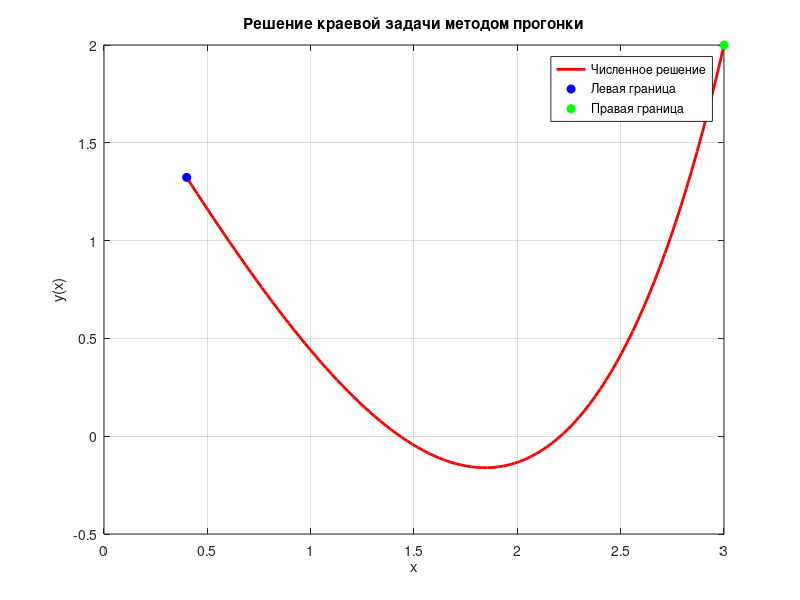

Here is the MATLAB script that generated this plot:
clear; clc; close all;

% Параметры задачи
% y'' - 0.5xy' + y = 2
% 2y(0.4) - y'(0.4) = 4.2742
% y(3) = 2
% Отрезок [0.4, 3]

a = 0.4; b = 3;
n = 100; % Количество отрезков
h = (b - a) / n;
x = a:h:b;
N = n + 1; % Количество узлов

% --- ПУНКТ 1: Подготовка (вычисление диагоналей и правой части) ---
diag1 = zeros(1, N); % Нижняя диагональ (при y_{i-1})
diag2 = zeros(1, N); % Главная диагональ (при y_{i})
diag3 = zeros(1, N); % Верхняя диагональ (при y_{i+1})
F = zeros(1, N);     % Вектор правой части

% Заполнение для внутренних точек i = 2 ... N-1
for i = 2:N-1
    xi = x(i);
    % Используем формулы МКР:
    diag1(i) = 1/h^2 + (0.5*xi)/(2*h);
    diag2(i) = 1 - 2/h^2;
    diag3(i) = 1/h^2 - (0.5*xi)/(2*h);
    F(i) = 2;
end

% Краевое условие слева (x=0.4): 2y - y' = 4.2742
% 2*y1 - (y2 - y1)/h = 4.2742  => y1*(2 + 1/h) + y2*(-1/h) = 4.2742
diag1(1) = 0;
diag2(1) = 2 + 1/h;
diag3(1) = -1/h;
F(1) = 4.2742;

% Краевое условие справа (x=3): y = 2
diag1(N) = 0;
diag2(N) = 1;
diag3(N) = 0;
F(N) = 2;

% --- ПУНКТ 2: Формирование матрицы для наглядности ---
M = diag(diag2) + diag(diag1(2:N), -1) + diag(diag3(1:N-1), 1);
fprintf('Фрагмент матрицы системы (верхний угол):\n');
disp(M(1:4, 1:4));

% --- ПУНКТ 3: Метод прогонки ---
P = zeros(1, N);
Q = zeros(1, N);

% Прямой ход (вычисление прогоночных коэффициентов)
P(1) = -diag3(1) / diag2(1);
Q(1) = F(1) / diag2(1);

for i = 2:N
    denom = diag2(i) + diag1(i) * P(i-1);
    if i < N
        P(i) = -diag3(i) / denom;
    end
    Q(i) = (F(i) - diag1(i) * Q(i-1)) / denom;
end

% Обратный ход (нахождение y)
y = zeros(1, N);
y(N) = Q(N);
for i = N-1:-1:1
    y(i) = P(i) * y(i+1) + Q(i);
end

% --- ПУНКТ 4: График ---
figure('Color', 'w');
plot(x, y, 'r-', 'LineWidth', 2, 'DisplayName', 'Численное решение');
hold on; grid on;

% Точки на краях
plot(x(1), y(1), 'bo', 'MarkerFaceColor', 'b', 'DisplayName', 'Левая граница');
plot(x(end), y(end), 'go', 'MarkerFaceColor', 'g', 'DisplayName', 'Правая граница');

xlabel('x'); ylabel('y(x)');
title('Решение краевой задачи методом прогонки');
legend('Location', 'best');

% Проверка (вывод в консоль)
fprintf('Проверка: y(3) = %.4f (должно быть 2.0000)\n', y(end));
